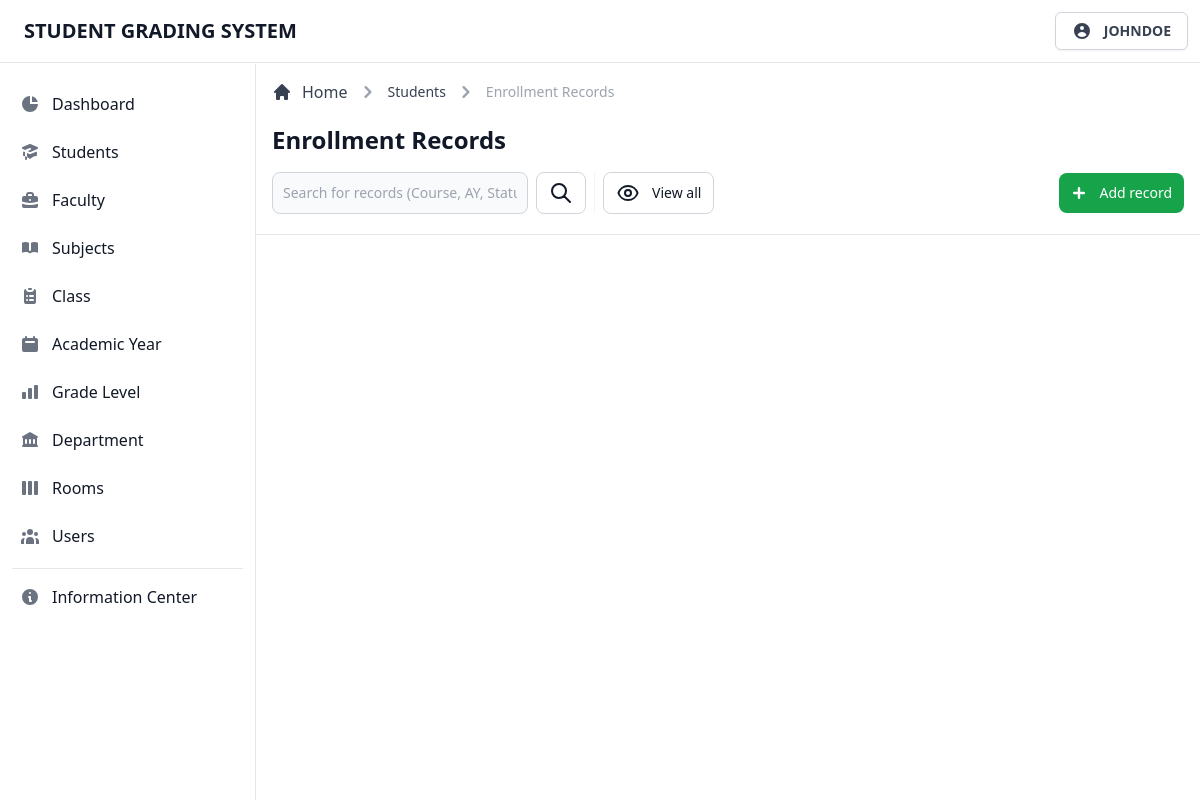
Before: /admin/view/records.php?studentnumber=123513 (signed in) with the older database file.
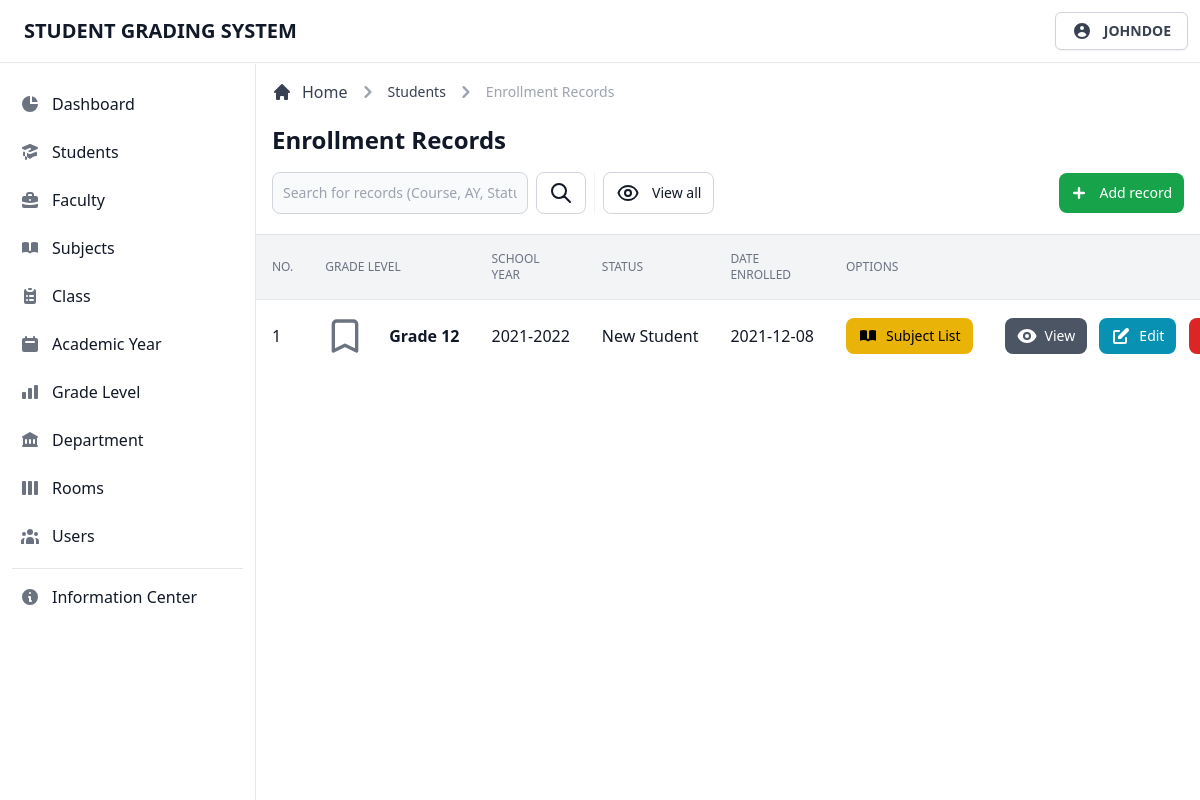
After: the same page with the newer database file.
### tables this page shows
CREATE TABLE `tblschoolyear` (
  `sy_id` int(11) NOT NULL,
  `sy_ay` varchar(255) NOT NULL,
  `sy_level` varchar(255) NOT NULL,
  `class_id` int(11) NOT NULL,
  `student_number` int(11) NOT NULL,
  `sy_category` varchar(255) NOT NULL,
  `sy_enrolldate` date NOT NULL,
  `sy_status` varchar(255) NOT NULL
);

### admin/page/records/records.classes.php (called while the page is built, shortened)
<?php
class DisplayRecordsContr extends DisplayRecords
{
  private $studentnumber;
  public function __construct($studentnumber)
  {
    $this->studentnumber = $studentnumber;
  }
  public function fetchData()
  {
    $result = $this->getRecords($this->studentnumber);
    return $result;
  }
}
class DisplayRecords extends Dbh
{
  protected function getRecords($studentnumber)
  {
    $stmt = $this->connect()->prepare('SELECT * FROM tblschoolyear WHERE student_number = ?;');
    $result = 0;
    if (!$stmt->execute([$studentnumber])) {
      $stmt = null;
      exit;
    }
    while ($row = $stmt->fetchAll(PDO::FETCH_ASSOC)) {
      $result = $row;
    }
    return $result;
  }
}

### admin/database/database.classes.php (called while the page is built)
<?php
class Dbh
{
  private $hostname = 'localhost';
  private $username = 'root';
  private $password = '';
  private $dbname = 'dbgradingsystem';
  public function connect()
  {
    try {
      $dbh = new PDO('mysql:host=' . $this->hostname . ';dbname=' . $this->dbname, $this->username, $this->password);
      return $dbh;
    } catch (PDOException $e) {
      print "Error!: " . $e->getMessage() . "<br>";
      die();
    }
  }
}

### admin/page/records/records-table.php (shortened to what this page needs)
<div class="flex flex-col min-w-full overflow-hidden overflow-x-auto align-middle shadow">
  <table class="min-w-full divide-y divide-gray-200 table-fixed">
    <thead class="bg-gray-100">
      <tr>
        <th scope="col" class="th">
          No.
        </th>
        <th scope="col" class="th">
          Grade Level
        </th>
        <th scope="col" class="th">
          School Year
        </th>
        <th scope="col" class="th">
          Status
        </th>
        <th scope="col" class="th">
          Date Enrolled
        </th>
        <th scope="col" class="th">
          Options
        </th>
        <th scope="col" class="th">
        </th>
      </tr>
    </thead>
    <tbody class="bg-white divide-y divide-gray-200">
      <?php foreach ($result as $data) : ?>
        <tr class="hover:bg-gray-100 group">
          <td class="td">
            <div class="flex items-center">
              <?= $i += 1; ?>
            </div>
          </td>
          <td class="td-title">
            <svg xmlns="http://www.w3.org/2000/svg" class="w-10 h-10 text-gray-500 group-hover:text-gray-900" fill="none" viewBox="0 0 24 24" fill="none" viewBox="0 0 24 24" stroke="currentColor">
              <path stroke-linecap="round" stroke-linejoin="round" stroke-width="2" d="M5 5a2 2 0 012-2h10a2 2 0 012 2v16l-7-3.5L5 21V5z" />
            </svg>
            <div class="text-sm font-normal text-gray-500">
              <div class="text-base font-semibold text-gray-900 capitalize">
                <?= $data['sy_level']; ?>
              </div>
            </div>
          </td>
          <td class="td">
            <div class="flex items-center">
              <?= $data['sy_ay']; ?>
            </div>
          </td>
          <td class="td">
            <div class="flex items-center">
              <?= $data['sy_status']; ?>
            </div>
          </td>
          <td class="td">
            <div class="flex items-center">
              <?= $data['sy_enrolldate']; ?>
            </div>
          </td>
          <td class="p-4 space-x-2 whitespace-nowrap">
            <a href="subject-list.php?id=<?= $data['sy_id'] ?>&studentnumber=<?= $studentnumber; ?>&course=<?= $data['sy_level']; ?>" class="btn-yellow">
              Subject List
            </a>
          </td>
          <td class="p-4 space-x-2 text-right whitespace-nowrap">
            <button type="button" data-view-button data-date="<?= $data['sy_enrolldate']; ?>" data-sem="<?= $data['sy_sem']; ?>" data-status="<?= $data['sy_status']; ?>" data-level="<?= $data['sy_level']; ?>" data-year="<?= $data['sy_ay']; ?>" class="btn-gray">
              View
            </button>
            <button type="button" data-edit-button data-id="<?= $data['sy_id']; ?>" data-sem="<?= $data['sy_sem']; ?>" data-status="<?= $data['sy_status']; ?>" data-level="<?= $data['sy_level']; ?>" data-year="<?= $data['sy_ay']; ?>" class="btn-cyan">
              Edit
            </button>
            <button type="button" data-id="<?= $data['sy_id']; ?>" data-delete-button class="btn-red">
            </button>
          </td>
        </tr>
      <?php endforeach; ?>
    </tbody>
  </table>
</div>

Changed rows visible on the page:
added tblschoolyear: sy_level "Grade 12", sy_ay "2021-2022", sy_status "New Student", sy_enrolldate "2021-12-08"
Other visible differences:
text now shown: "NO. GRADE LEVEL SCHOOL YEAR STATUS DATE ENROLLED OPTIONS"
